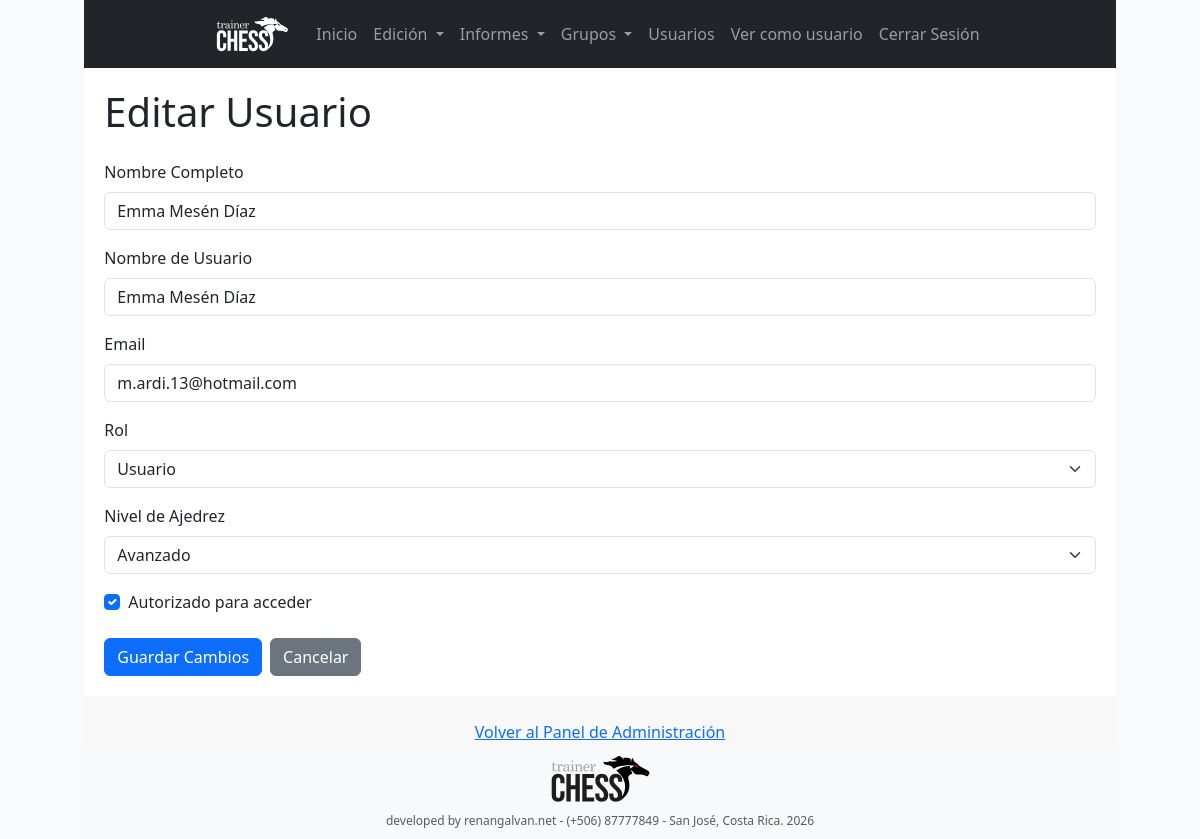
The app's page /admin/editar_usuario.php?id=12 (signed in) with its own data.
### tables this page shows
CREATE TABLE `usuarios` (
  `id_usuarios` int(11) NOT NULL,
  `nombre_usuario` varchar(50) NOT NULL,
  `nombre_completo` varchar(255) DEFAULT NULL,
  `email` varchar(100) NOT NULL,
  `password` varchar(255) NOT NULL,
  `fecha_registro` timestamp NOT NULL DEFAULT current_timestamp(),
  `autorizado` tinyint(1) NOT NULL DEFAULT 0,
  `rol` enum('usuario','instructor','creador_contenido','administrador') NOT NULL DEFAULT 'usuario',
  `nivel_ajedrez` enum('Principiante','Intermedio','Avanzado') NOT NULL DEFAULT 'Principiante',
  `rating` int(11) DEFAULT 1200,
  `reset_token_hash` varchar(64) DEFAULT NULL,
  `reset_token_expires_at` datetime DEFAULT NULL
);

### admin/editar_usuario.php (the view, shortened to what this page needs)
<?php
require_once 'includes/header.php';
require_once '../db_connect.php';
$id_usuario = $nombre_usuario = $nombre_completo = $email = $rol = $autorizado = $nivel_ajedrez = "";
$error = $mensaje = "";
if ($_SERVER["REQUEST_METHOD"] == "POST") {
    $id_usuario = trim($_POST["id_usuarios"]);
    $nombre_usuario = trim($_POST["nombre_usuario"]);
    $nombre_completo = trim($_POST["nombre_completo"]);
    $email = trim($_POST["email"]);
    $rol = trim($_POST["rol"]);
    $autorizado = isset($_POST["autorizado"]) ? 1 : 0;
    $nivel_ajedrez = trim($_POST["nivel_ajedrez"]);
    if (empty($nombre_usuario) || empty($nombre_completo) || empty($email) || empty($rol)) {
        $error = "Por favor, completa todos los campos requeridos.";
    } elseif (!filter_var($email, FILTER_VALIDATE_EMAIL)) {
        $error = "El formato del email no es válido.";
    } else {
        $sql_check_email = "SELECT id_usuarios FROM usuarios WHERE email = ? AND id_usuarios != ?";
        if ($stmt_check_email = $conn->prepare($sql_check_email)) {
            $stmt_check_email->bind_param("si", $email, $id_usuario);
            $stmt_check_email->execute();
            $stmt_check_email->store_result();
            if ($stmt_check_email->num_rows > 0) {
                $error = "Este email ya está registrado por otro usuario.";
            }
            $stmt_check_email->close();
        }
    }
    if (empty($error)) {
        $sql_update = "UPDATE usuarios SET nombre_usuario = ?, nombre_completo = ?, email = ?, rol = ?, autorizado = ?, nivel_ajedrez = ? WHERE id_usuarios = ?";
        if ($stmt_update = $conn->prepare($sql_update)) {
            $stmt_update->bind_param("ssssssi", $nombre_usuario, $nombre_completo, $email, $rol, $autorizado, $nivel_ajedrez, $id_usuario);
            if ($stmt_update->execute()) {
                $_SESSION['mensaje'] = "Usuario actualizado correctamente.";
                header("location: gestionar_usuarios.php");
                exit;
            } else {
                $error = "Error al actualizar el usuario: " . $stmt_update->error;
            }
            $stmt_update->close();
        }
    }
} else {
    if (isset($_GET['id'])) {
        $id_usuario = $_GET['id'];
        $sql_select = "SELECT id_usuarios, nombre_usuario, nombre_completo, email, rol, autorizado, nivel_ajedrez FROM usuarios WHERE id_usuarios = ?";
        if ($stmt_select = $conn->prepare($sql_select)) {
            $stmt_select->bind_param("i", $id_usuario);
            $stmt_select->execute();
            $result = $stmt_select->get_result();
            if ($result->num_rows == 1) {
                $usuario = $result->fetch_assoc();
                $id_usuario = $usuario['id_usuarios'];
                $nombre_usuario = $usuario['nombre_usuario'];
                $nombre_completo = $usuario['nombre_completo'];
                $email = $usuario['email'];
                $rol = $usuario['rol'];
                $autorizado = $usuario['autorizado'];
                $nivel_ajedrez = $usuario['nivel_ajedrez'];
            } else {
                $error = "Usuario no encontrado.";
            }
        }
    }
}
?>
<div class="admin-container">
    <?php require_once 'includes/sidebar.php'; ?>
    <main class="main-content">
        <h1 class="mb-4">Editar Usuario</h1>
        <form action="editar_usuario.php?id=<?php echo htmlspecialchars($id_usuario); ?>" method="post">
            <div class="mb-3">
                <label for="nombre_completo" class="form-label">Nombre Completo</label>
                <input type="text" name="nombre_completo" id="nombre_completo" class="form-control" value="<?php echo htmlspecialchars($nombre_completo); ?>" required>
            </div>
            <div class="mb-3">
                <label for="nombre_usuario" class="form-label">Nombre de Usuario</label>
                <input type="text" name="nombre_usuario" id="nombre_usuario" class="form-control" value="<?php echo htmlspecialchars($nombre_usuario); ?>" required>
            </div>
            <div class="mb-3">
                <label for="email" class="form-label">Email</label>
                <input type="email" name="email" id="email" class="form-control" value="<?php echo htmlspecialchars($email); ?>" required>
            </div>
            <div class="mb-3">
                <label for="rol" class="form-label">Rol</label>
                <select name="rol" id="rol" class="form-select" required>
                    <option value="usuario" <?php echo ($rol === 'usuario') ? 'selected' : ''; ?>>Usuario</option>
                </select>
            </div>
            <div class="mb-3">
                <label for="nivel_ajedrez" class="form-label">Nivel de Ajedrez</label>
                <select name="nivel_ajedrez" id="nivel_ajedrez" class="form-select" required>
                    <option value="Avanzado" <?php echo ($nivel_ajedrez === 'Avanzado') ? 'selected' : ''; ?>>Avanzado</option>
                </select>
            </div>
            <div class="mb-3 form-check">
                <input type="checkbox" name="autorizado" id="autorizado" class="form-check-input" <?php echo ($autorizado == 1) ? 'checked' : ''; ?>>
                <label class="form-check-label" for="autorizado">Autorizado para acceder</label>
            </div>
            <div class="d-grid gap-2 d-md-flex justify-content-md-start mt-4">
                <button type="submit" class="btn btn-primary">Guardar Cambios</button>
                <a href="gestionar_usuarios.php" class="btn btn-secondary">Cancelar</a>
            </div>
        </form>
    </main>
</div>
<?php require_once 'includes/footer.php'; ?>

### css/style.css (style rules this page uses)
main { flex: 1; padding: 20px; }
.admin-container { width: 100%; display: flex; background-color: #a9a9a9; }
.main-content { flex-grow: 1; background-color: #fff; */ }
html, body.login-page { background: #f8fafc !important; background-color: #f8fafc !important; min-height: 100vh; display: flex; flex-direction: column; justify-content: center; align-items: center; color: #1e293b !important; font-family: 'Segoe UI', system-ui, -apple-system, sans-serif; position: relative; overflow-x: hidden; }

### records on screen
usuarios: nombre_completo "Emma Mesén Díaz", nombre_usuario "Emma Mesén Díaz", email "m.ardi.13@hotmail.com", rol "Usuario", nivel_ajedrez "Avanzado", autorizado "☑"
